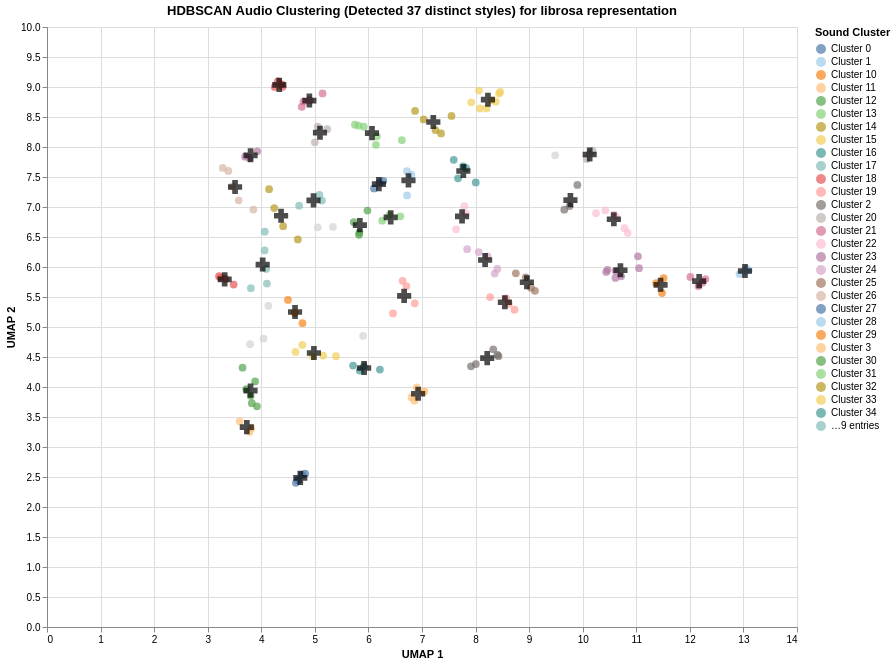

The cell this chart's notebook holds for it:
### Code cell
best_embedding, best_labels, best_k = tune_umap_params(df_librosa_scaled)
create_scatter_hdbscan(
        best_embedding,
        best_labels,
        id="sound_groups",
        title=f"HDBSCAN Audio Clustering (Detected {best_k} distinct styles) for librosa representation",
        titles=titles,
        albums=albums
    )

### Figure 1 — Vega-Lite specification as saved in the notebook (floating-point values rounded to 4 significant figures; data arrays with more than 128 entries replaced by an {"elided": "..."} marker saying what was removed)
{"config": {"view": {"continuousWidth": 300, "continuousHeight": 300}}, "layer": [{"data": {"name": "data-f42feabaffa03cf959b5109729cab824"}, "mark": {"type": "circle", "size": 60}, "encoding": {"color": {"condition": {"test": "(datum.Cluster === 'Noise (Unclassified)')", "value": "lightgray"}, "field": "Cluster", "scale": {"scheme": "tableau20"}, "title": "Sound Cluster", "type": "nominal"}, "tooltip": [{"field": "Title", "type": "nominal"}, {"field": "Original_Album", "type": "nominal"}, {"field": "Cluster", "type": "nominal"}], "x": {"field": "x", "title": "UMAP 1", "type": "quantitative"}, "y": {"field": "y", "title": "UMAP 2", "type": "quantitative"}}, "name": "view_ad648aff51c5e125_0"}, {"data": {"name": "data-0c19d310c3d1b410e7e3dc3718f7cf86"}, "mark": {"type": "point", "color": "black", "filled": true, "shape": "cross", "size": 200}, "encoding": {"tooltip": [{"field": "Title", "type": "nominal"}], "x": {"field": "x", "type": "quantitative"}, "y": {"field": "y", "type": "quantitative"}}}], "height": 600, "params": [{"name": "param_1e9efca18e7a2868", "select": {"type": "interval", "encodings": ["x", "y"]}, "bind": "scales", "views": ["view_ad648aff51c5e125_0"]}], "title": "HDBSCAN Audio Clustering (Detected 37 distinct styles) for librosa representation", "width": 750, "$schema": "https://vega.github.io/schema/vega-lite/v6.1.0.json", "datasets": {"data-f42feabaffa03cf959b5109729cab824": {"elided": "164 records"}, "data-0c19d310c3d1b410e7e3dc3718f7cf86": [{"Cluster": "Cluster 0", "x": 4.728, "y": 2.485, "Title": "CENTER of Cluster 0"}, {"Cluster": "Cluster 1", "x": 13.03, "y": 5.934, "Title": "CENTER of Cluster 1"}, {"Cluster": "Cluster 10", "x": 11.45, "y": 5.703, "Title": "CENTER of Cluster 10"}, {"Cluster": "Cluster 11", "x": 3.73, "y": 3.331, "Title": "CENTER of Cluster 11"}, {"Cluster": "Cluster 12", "x": 3.799, "y": 3.94, "Title": "CENTER of Cluster 12"}, {"Cluster": "Cluster 13", "x": 6.066, "y": 8.232, "Title": "CENTER of Cluster 13"}, {"Cluster": "Cluster 14", "x": 7.212, "y": 8.417, "Title": "CENTER of Cluster 14"}, {"Cluster": "Cluster 15", "x": 8.231, "y": 8.788, "Title": "CENTER of Cluster 15"}, {"Cluster": "Cluster 16", "x": 7.772, "y": 7.6, "Title": "CENTER of Cluster 16"}, {"Cluster": "Cluster 17", "x": 4.975, "y": 7.11, "Title": "CENTER of Cluster 17"}, {"Cluster": "Cluster 18", "x": 4.336, "y": 9.036, "Title": "CENTER of Cluster 18"}, {"Cluster": "Cluster 19", "x": 8.547, "y": 5.413, "Title": "CENTER of Cluster 19"}, {"Cluster": "Cluster 2", "x": 8.217, "y": 4.481, "Title": "CENTER of Cluster 2"}, {"Cluster": "Cluster 20", "x": 5.096, "y": 8.238, "Title": "CENTER of Cluster 20"}, {"Cluster": "Cluster 21", "x": 4.898, "y": 8.774, "Title": "CENTER of Cluster 21"}, {"Cluster": "Cluster 22", "x": 7.748, "y": 6.845, "Title": "CENTER of Cluster 22"}, {"Cluster": "Cluster 23", "x": 3.8, "y": 7.862, "Title": "CENTER of Cluster 23"}, {"Cluster": "Cluster 24", "x": 8.178, "y": 6.116, "Title": "CENTER of Cluster 24"}, {"Cluster": "Cluster 25", "x": 8.958, "y": 5.745, "Title": "CENTER of Cluster 25"}, {"Cluster": "Cluster 26", "x": 3.51, "y": 7.333, "Title": "CENTER of Cluster 26"}, {"Cluster": "Cluster 27", "x": 6.196, "y": 7.381, "Title": "CENTER of Cluster 27"}, {"Cluster": "Cluster 28", "x": 6.747, "y": 7.444, "Title": "CENTER of Cluster 28"}, {"Cluster": "Cluster 29", "x": 4.63, "y": 5.25, "Title": "CENTER of Cluster 29"}, {"Cluster": "Cluster 3", "x": 6.927, "y": 3.888, "Title": "CENTER of Cluster 3"}, {"Cluster": "Cluster 30", "x": 5.84, "y": 6.699, "Title": "CENTER of Cluster 30"}, {"Cluster": "Cluster 31", "x": 6.416, "y": 6.828, "Title": "CENTER of Cluster 31"}, {"Cluster": "Cluster 32", "x": 4.369, "y": 6.855, "Title": "CENTER of Cluster 32"}, {"Cluster": "Cluster 33", "x": 4.982, "y": 4.567, "Title": "CENTER of Cluster 33"}, {"Cluster": "Cluster 34", "x": 5.92, "y": 4.316, "Title": "CENTER of Cluster 34"}, {"Cluster": "Cluster 35", "x": 4.026, "y": 6.041, "Title": "CENTER of Cluster 35"}, {"Cluster": "Cluster 36", "x": 3.316, "y": 5.795, "Title": "CENTER of Cluster 36"}, {"Cluster": "Cluster 4", "x": 6.667, "y": 5.518, "Title": "CENTER of Cluster 4"}, {"Cluster": "Cluster 5", "x": 9.771, "y": 7.114, "Title": "CENTER of Cluster 5"}, {"Cluster": "Cluster 6", "x": 10.13, "y": 7.876, "Title": "CENTER of Cluster 6"}, {"Cluster": "Cluster 7", "x": 12.17, "y": 5.764, "Title": "CENTER of Cluster 7"}, {"Cluster": "Cluster 8", "x": 10.58, "y": 6.795, "Title": "CENTER of Cluster 8"}, {"Cluster": "Cluster 9", "x": 10.7, "y": 5.947, "Title": "CENTER of Cluster 9"}]}}
